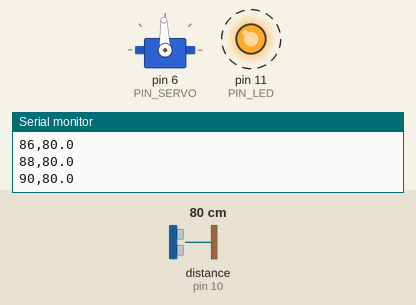
The sketch below on a simulated Arduino Uno, built with avr-gcc and run on an emulated ATmega328P. On the bench: servo, output pins drawn as LEDs (lit = HIGH), the last lines printed to the serial monitor. Wiring (inferred from the names in the program): ultrasonic range finder: trigger pin 9; echo pin 10. Dashed ring = blinking. The inputs (shaded band) are chosen by the test bench; at power-on: distance to the obstacle (sensor on pin 10) 80 cm. The echo pulse lasts 58.3 µs per cm; pins used as bus, display or sensor lines are not drawn.

Above: at 1.7 s.
1.8 s: distance to the obstacle (sensor on pin 10) set to 203 cm
At 2.84 s:
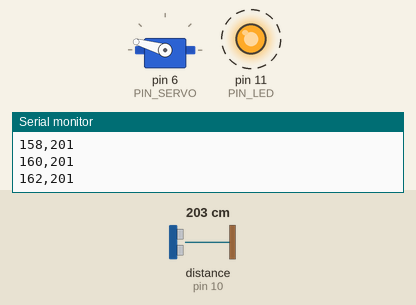
4.8 s: distance to the obstacle (sensor on pin 10) set to 9 cm
At 5.01 s:
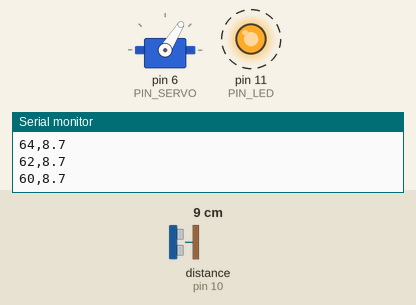
7.8 s: distance to the obstacle (sensor on pin 10) set to 2 cm
At 9.29 s:
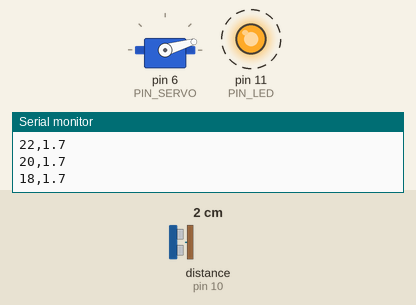
Timing chart, 0 to 16.8 s (numbered marks = the images above; inputs shaded):
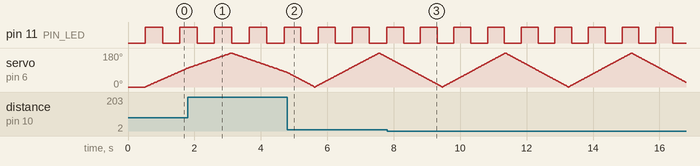

Measured:
- by itself, pin 11 (PIN_LED): alternates HIGH for 0.51 s and LOW for 0.51 s

The sketch:

sketch_jun1c.ino
```cpp
#include <Servo.h>

// Pines
int PIN_TRIG = 9;
int PIN_ECHO  = 10;
int PIN_SERVO = 6;
int PIN_LED = 11;

// Configuracion extra
int BAUDIOS = 9600;
int DELAY_SERVO = 20;     // ms entre cada paso del servo
int PASO_ANGULO = 2;    // grados por movimiento
int MAX_DISTANCIA = 200;    // cm — rango máximo válido del sensor

Servo servo;

int angulo = 0;
int direccion = 1;   // 1 = avanzando hacia 180°, -1 = regresando hacia 0°

unsigned long t_ultimo_led = 0;
bool estado_led = false;

// MEDIR DISTANCIA
float medirDistancia() {
  digitalWrite(PIN_TRIG, LOW);
  delayMicroseconds(2);
  digitalWrite(PIN_TRIG, HIGH);
  delayMicroseconds(10);
  digitalWrite(PIN_TRIG, LOW);

  // Leer cuánto tiempo estuvo HIGH el ECHO
  // Timeout de 30000 evita que pulseIn bloquee si no hay respuesta (aprox 510cm)
  long duracion = pulseIn(PIN_ECHO, HIGH, 30000);

  // Convertir a cm
  float distancia = (duracion * 0.0343) / 2.0;

  return distancia;
}

// SETUP
void setup() {
  Serial.begin(BAUDIOS);

  pinMode(PIN_TRIG, OUTPUT);
  pinMode(PIN_ECHO, INPUT);
  pinMode(PIN_LED,  OUTPUT);

  servo.attach(PIN_SERVO);
  servo.write(angulo);
  delay(500); // dejar que el servo llegue a 0° antes de empezar
}

// ============================================================
// LOOP PRINCIPAL
// ============================================================
void loop() {
  // Mover servo y esperar que se estabilice
  servo.write(angulo);
  delay(DELAY_SERVO);

  // Tomar lectura
  float distancia = medirDistancia();

  // Enviar por serial: "angulo,distancia\n"
  // Si la lectura es inválida (0 o fuera de rango), enviar MAX+1 para indicar sin objeto
  if (distancia > 0 && distancia <= MAX_DISTANCIA) {
    Serial.print(angulo);
    Serial.print(",");
    Serial.println(distancia, 1);
  } else {
    Serial.print(angulo);
    Serial.print(",");
    Serial.println(MAX_DISTANCIA + 1);
  }

  // Avanzar ángulo de la pasada
  angulo += direccion * PASO_ANGULO;
  if (angulo >= 180) {
    angulo    = 180;
    direccion = -1;
  } else if (angulo <= 0) {
    angulo    = 0;
    direccion = 1;
  }

  // Parpadeo del LED usando millis() para no bloquear todo
  unsigned long ahora = millis();
  if (ahora - t_ultimo_led >= 500) {
    t_ultimo_led = ahora;
    estado_led   = !estado_led;
    digitalWrite(PIN_LED, estado_led);
  }
}
```
